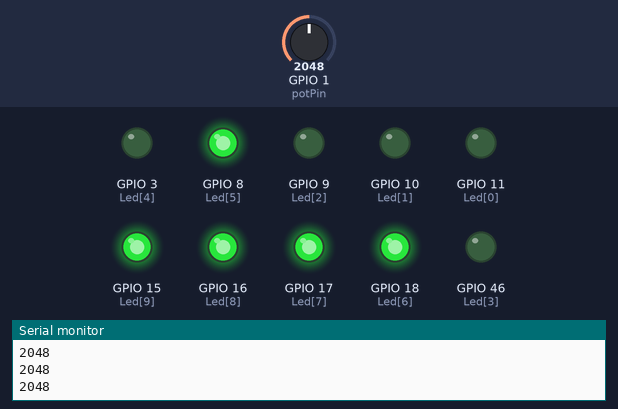
Simulated run of this sketch. Board: ESP32-S3. Shown: output pins drawn as LEDs (lit = HIGH), the last lines printed to the serial monitor. The test bench sets the inputs (shaded band); at power-on: GPIO 1 (potPin) = 2048.

Above: at 2.2 s.
2.3 s: GPIO 1 (potPin) set to 2360
3.8 s: GPIO 1 (potPin) set to 2427
At 5.2 s:
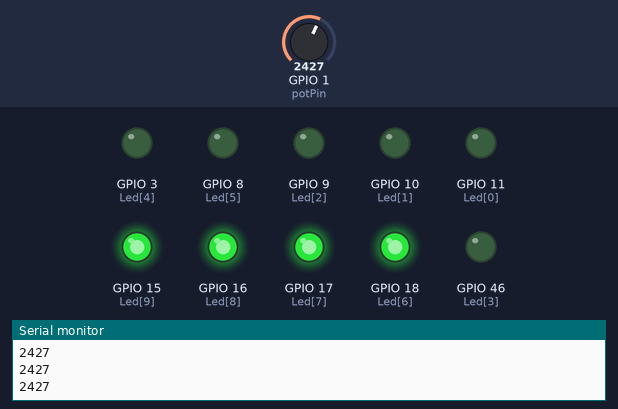
5.5 s: GPIO 1 (potPin) set to 2866
At 6.4 s:
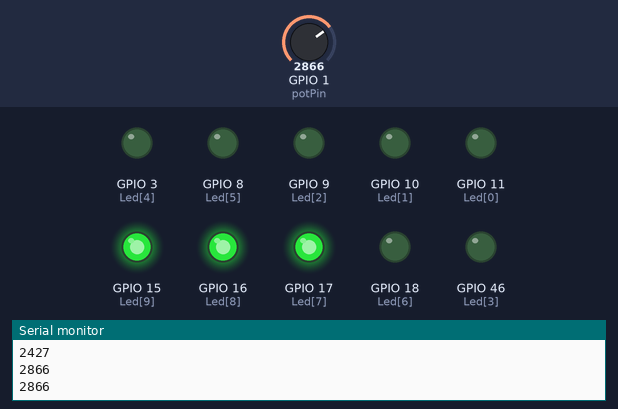
7.0 s: GPIO 1 (potPin) set to 3140
8.5 s: GPIO 1 (potPin) set to 3273
At 9.7 s:
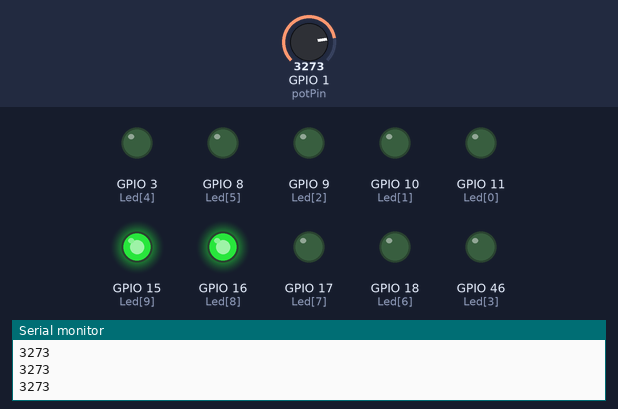
10.0 s: GPIO 1 (potPin) set to 4095
At 11.1 s:
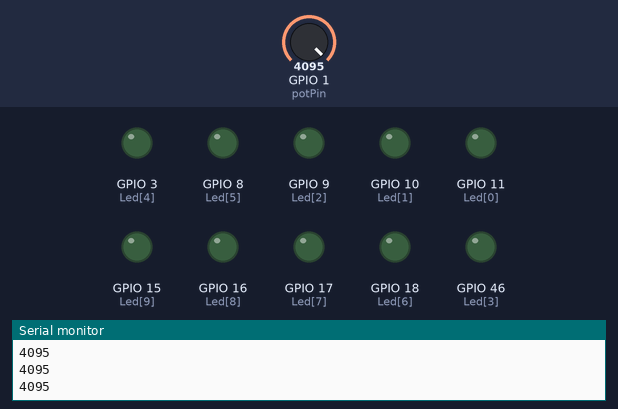
Timing chart, 0 to 12.5 s (numbered marks = the images above; inputs shaded):
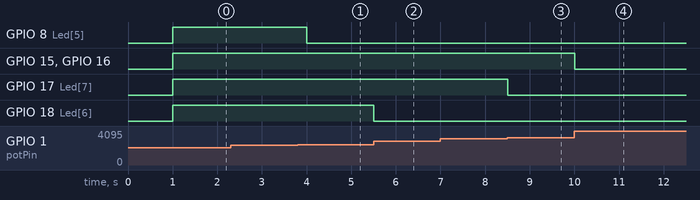

Measured:
- the behaviour switches between 2400 and 2401 on GPIO 1 (potPin) (found by bisection; images 0 and 1)
- the behaviour switches between 3200 and 3201 on GPIO 1 (potPin) (found by bisection; images 2 and 3)
- after the input at 3.8 s, GPIO 8 (Led[5]): HIGH → LOW after 0.20 s
- after the input at 5.5 s, GPIO 18 (Led[6]): HIGH → LOW at once
- after the input at 8.5 s, GPIO 17 (Led[7]): HIGH → LOW at once
- after the input at 10.0 s, GPIO 15 (Led[9]), GPIO 16 (Led[8]): HIGH → LOW at once

The sketch:

sketch.ino
```cpp
// Biến trở nối vào chân GPIO 1 (Analog ADC1_CH0)
const int potPin = 1;
int potValue = 0;
int Led[10]={11,10,9,46,3,8,18,17,16,15};
int ledVal[10]={400,800,1200,1600,2000,2400,2800,3200,3600,4000};
int i;
void setup(){
  Serial.begin(115200);
  //led la ngo ra
  for(i=0;i<10;i++){
    pinMode(Led[i], OUTPUT);
  }
  delay(1000);
}

void loop(){
  potValue = analogRead(potPin);
  for(i=0;i<10;i++){
    if(potValue>ledVal[i]){
      digitalWrite(Led[i], LOW);
    }
    else{
      digitalWrite(Led[i], HIGH);
    }
  }
  Serial.println(potValue);
  delay(500);
}
```
